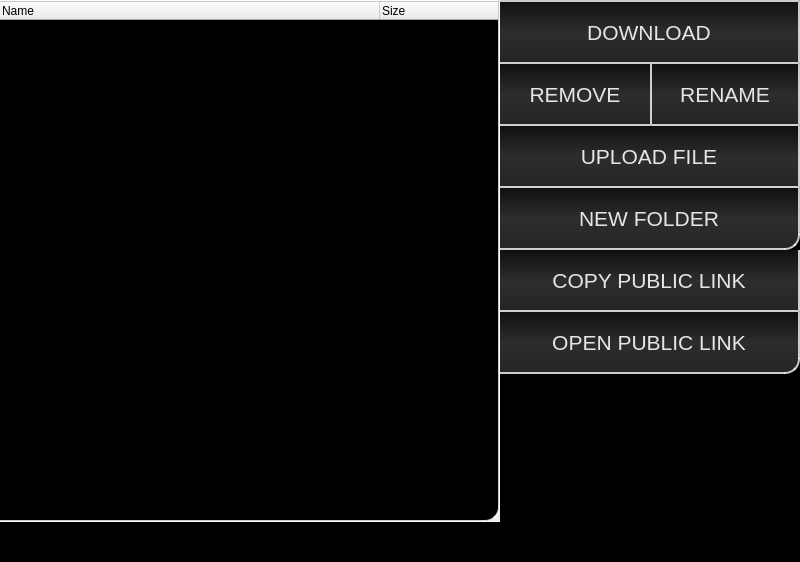
<?xml version="1.0" encoding="UTF-8"?>
<ui version="4.0">
 <class>ManagerWidget</class>
 <widget class="QWidget" name="ManagerWidget">
  <property name="geometry">
   <rect>
    <x>0</x>
    <y>0</y>
    <width>800</width>
    <height>562</height>
   </rect>
  </property>
  <property name="maximumSize">
   <size>
    <width>800</width>
    <height>16777215</height>
   </size>
  </property>
  <property name="windowTitle">
   <string>ManagerWidget</string>
  </property>
  <property name="styleSheet">
   <string notr="true">QFrame#frame_controls_bottom, #frame_controls_right {
	background: black;
}

QLabel {
	color: #0099FF;
}

QLabel#thumb_container {
	background-color: transparent;
}

QPushButton {
	min-height: 60px;
	border-radius: 0px;
	border: 2px solid rgba(255,255,255,200);
	border-left: 0px;
	color: rgb(230, 230, 230);
	background-color: qlineargradient(spread:pad, x1:0, y1:0, x2:0, y2:1, stop:0 rgba(16, 16, 16, 255), stop:0.5 rgba(55, 55, 55, 210), stop:1 rgba(36, 36, 36, 255));
	font-size: 16pt;
}

QPushButton:hover {
	color: white;
}

QPushButton:pressed {
	background-color: qlineargradient(spread:pad, x1:0, y1:0, x2:0, y2:1, stop:0 rgba(59, 59, 59, 255), stop:0.5 rgba(82, 82, 82, 255), stop:1 rgba(68, 68, 68, 255));
	color: #0099FF;
}

QPushButton::disabled {
	color: grey;
	background-color: black;
}

QPushButton#button_download {
	border-top-left-radius: 0px;
	border-top-right-radius: 0px;
}

QPushButton#button_new_folder, #button_open_public_link {
	border-bottom-left-radius: 0px;
	border-bottom-right-radius: 15px;
}

QPushButton#button_remove {
	border-top: 0px;
	border-right: 0px;
}

QPushButton#button_rename, #button_new_folder, #button_upload, #button_copy_public_link, #button_open_public_link {
	border-top: 0px;
}

QPushButton#button_rename {
	border-left: 2px solid rgba(255,255,255,200);
}

QTreeWidget {
	show-decoration-selected: 1;
	background-color: black;
	alternate-background-color: rgb(36, 36, 36);
	color: rgb(235, 235, 235);
	font-size: 17px;
	border: 0px;
	border-bottom: 2px solid rgba(255,255,255,200);
	border-right: 2px solid rgba(255,255,255,200);
	border-top: 2px solid rgba(255,255,255,200);
	border-bottom-right-radius: 15px;
	padding-bottom: 15px;
}

QTreeWidget::item {
	background-color: transparent;
	border: 0px;
	height: 60px;
	min-height: 60px;
	max-height: 60px;
	padding-left: 5px;
}

QTreeView::item:selected {
	background-color: #404040;
	border: 0px;
}

QTreeView::branch {
	border: 0px;
}

QTreeView::branch:selected {
	background-color: #404040;
	border: 0px;
}

QTreeView::branch:has-siblings:!adjoins-item {
	border-image: url(/opt/dropn900/ui/images/vline.png) 0;
}

QTreeView::branch:has-siblings:adjoins-item {
	border-image: url(/opt/dropn900/ui/images/hmid.png) 0;
}

QTreeView::branch:!has-children:!has-siblings:adjoins-item {
	border-image: url(/opt/dropn900/ui/images/hend.png) 0;
}

QTreeView::branch:has-children:!has-siblings:closed {
	border-image: none;
	image: url(/opt/dropn900/ui/images/arrow_right_small.png);
}

QTreeView::branch:closed:has-children:has-siblings {
	border-image: url(/opt/dropn900/ui/images/vline-cap.png) 0;
	image: url(/opt/dropn900/ui/images/arrow_right_small.png);
}

QTreeView::branch:open:has-children:!has-siblings {
	border-image: none;
	image: url(/opt/dropn900/ui/images/arrow_down_small.png);
}

QTreeView::branch:open:has-children:has-siblings  {
	border-image: url(/opt/dropn900/ui/images/vline-cap.png) 0;
	image: url(/opt/dropn900/ui/images/arrow_down_small.png);
}</string>
  </property>
  <layout class="QHBoxLayout" name="horizontalLayout_2">
   <property name="spacing">
    <number>0</number>
   </property>
   <property name="margin">
    <number>0</number>
   </property>
   <item>
    <layout class="QHBoxLayout" name="horizontalLayout">
     <property name="spacing">
      <number>0</number>
     </property>
     <item>
      <layout class="QVBoxLayout" name="verticalLayout">
       <property name="spacing">
        <number>0</number>
       </property>
       <item>
        <widget class="QTreeWidget" name="tree_widget">
         <property name="maximumSize">
          <size>
           <width>500</width>
           <height>16777215</height>
          </size>
         </property>
         <property name="frameShape">
          <enum>QFrame::StyledPanel</enum>
         </property>
         <property name="frameShadow">
          <enum>QFrame::Sunken</enum>
         </property>
         <property name="lineWidth">
          <number>1</number>
         </property>
         <property name="alternatingRowColors">
          <bool>true</bool>
         </property>
         <property name="indentation">
          <number>25</number>
         </property>
         <property name="uniformRowHeights">
          <bool>true</bool>
         </property>
         <property name="animated">
          <bool>true</bool>
         </property>
         <attribute name="headerVisible">
          <bool>true</bool>
         </attribute>
         <attribute name="headerDefaultSectionSize">
          <number>380</number>
         </attribute>
         <attribute name="headerMinimumSectionSize">
          <number>40</number>
         </attribute>
         <attribute name="headerDefaultSectionSize">
          <number>380</number>
         </attribute>
         <column>
          <property name="text">
           <string>Name</string>
          </property>
         </column>
         <column>
          <property name="text">
           <string>Size</string>
          </property>
         </column>
        </widget>
       </item>
       <item>
        <widget class="QFrame" name="frame_controls_bottom">
         <property name="frameShape">
          <enum>QFrame::NoFrame</enum>
         </property>
         <property name="lineWidth">
          <number>0</number>
         </property>
         <layout class="QVBoxLayout" name="verticalLayout_3">
          <property name="leftMargin">
           <number>8</number>
          </property>
          <property name="topMargin">
           <number>8</number>
          </property>
          <property name="rightMargin">
           <number>0</number>
          </property>
          <property name="bottomMargin">
           <number>8</number>
          </property>
          <item>
           <layout class="QHBoxLayout" name="horizontalLayout_3"/>
          </item>
          <item>
           <layout class="QHBoxLayout" name="horizontalLayout_4">
            <item>
             <widget class="QLabel" name="selected_icon_label">
              <property name="sizePolicy">
               <sizepolicy hsizetype="Fixed" vsizetype="Fixed">
                <horstretch>0</horstretch>
                <verstretch>0</verstretch>
               </sizepolicy>
              </property>
              <property name="minimumSize">
               <size>
                <width>24</width>
                <height>24</height>
               </size>
              </property>
              <property name="maximumSize">
               <size>
                <width>24</width>
                <height>24</height>
               </size>
              </property>
              <property name="text">
               <string/>
              </property>
             </widget>
            </item>
            <item>
             <widget class="QLabel" name="selected_name_label">
              <property name="maximumSize">
               <size>
                <width>16777215</width>
                <height>24</height>
               </size>
              </property>
              <property name="font">
               <font>
                <pointsize>14</pointsize>
               </font>
              </property>
              <property name="text">
               <string/>
              </property>
             </widget>
            </item>
            <item>
             <spacer name="horizontalSpacer">
              <property name="orientation">
               <enum>Qt::Horizontal</enum>
              </property>
              <property name="sizeHint" stdset="0">
               <size>
                <width>40</width>
                <height>24</height>
               </size>
              </property>
             </spacer>
            </item>
            <item>
             <widget class="QLabel" name="modified_label">
              <property name="maximumSize">
               <size>
                <width>16777215</width>
                <height>24</height>
               </size>
              </property>
              <property name="font">
               <font>
                <pointsize>14</pointsize>
               </font>
              </property>
              <property name="text">
               <string/>
              </property>
             </widget>
            </item>
           </layout>
          </item>
         </layout>
        </widget>
       </item>
      </layout>
     </item>
    </layout>
   </item>
   <item>
    <widget class="QFrame" name="frame_controls_right">
     <property name="minimumSize">
      <size>
       <width>300</width>
       <height>0</height>
      </size>
     </property>
     <property name="maximumSize">
      <size>
       <width>275</width>
       <height>16777215</height>
      </size>
     </property>
     <property name="frameShape">
      <enum>QFrame::NoFrame</enum>
     </property>
     <property name="lineWidth">
      <number>0</number>
     </property>
     <layout class="QVBoxLayout" name="verticalLayout_2">
      <property name="spacing">
       <number>0</number>
      </property>
      <property name="leftMargin">
       <number>0</number>
      </property>
      <property name="topMargin">
       <number>0</number>
      </property>
      <property name="rightMargin">
       <number>0</number>
      </property>
      <property name="bottomMargin">
       <number>8</number>
      </property>
      <item>
       <widget class="QPushButton" name="button_download">
        <property name="font">
         <font>
          <pointsize>16</pointsize>
         </font>
        </property>
        <property name="styleSheet">
         <string notr="true"/>
        </property>
        <property name="text">
         <string>DOWNLOAD</string>
        </property>
       </widget>
      </item>
      <item>
       <layout class="QHBoxLayout" name="layout_buttons">
        <property name="spacing">
         <number>0</number>
        </property>
        <item>
         <widget class="QPushButton" name="button_remove">
          <property name="font">
           <font>
            <pointsize>16</pointsize>
           </font>
          </property>
          <property name="text">
           <string>REMOVE</string>
          </property>
         </widget>
        </item>
        <item>
         <widget class="QPushButton" name="button_rename">
          <property name="font">
           <font>
            <pointsize>16</pointsize>
           </font>
          </property>
          <property name="text">
           <string>RENAME</string>
          </property>
         </widget>
        </item>
       </layout>
      </item>
      <item>
       <widget class="QPushButton" name="button_upload">
        <property name="font">
         <font>
          <pointsize>16</pointsize>
         </font>
        </property>
        <property name="text">
         <string>UPLOAD FILE</string>
        </property>
       </widget>
      </item>
      <item>
       <widget class="QPushButton" name="button_new_folder">
        <property name="font">
         <font>
          <pointsize>16</pointsize>
         </font>
        </property>
        <property name="text">
         <string>NEW FOLDER</string>
        </property>
       </widget>
      </item>
      <item>
       <widget class="QPushButton" name="button_copy_public_link">
        <property name="minimumSize">
         <size>
          <width>70</width>
          <height>62</height>
         </size>
        </property>
        <property name="text">
         <string>COPY PUBLIC LINK</string>
        </property>
       </widget>
      </item>
      <item>
       <widget class="QPushButton" name="button_open_public_link">
        <property name="font">
         <font>
          <family>Arial</family>
          <pointsize>16</pointsize>
         </font>
        </property>
        <property name="text">
         <string>OPEN PUBLIC LINK</string>
        </property>
       </widget>
      </item>
      <item>
       <layout class="QVBoxLayout" name="action_layout">
        <property name="spacing">
         <number>0</number>
        </property>
        <property name="leftMargin">
         <number>8</number>
        </property>
        <property name="rightMargin">
         <number>8</number>
        </property>
        <item>
         <spacer name="verticalSpacer_2">
          <property name="orientation">
           <enum>Qt::Vertical</enum>
          </property>
          <property name="sizeType">
           <enum>QSizePolicy::Fixed</enum>
          </property>
          <property name="sizeHint" stdset="0">
           <size>
            <width>1</width>
            <height>10</height>
           </size>
          </property>
         </spacer>
        </item>
        <item>
         <widget class="QLabel" name="thumb_container">
          <property name="sizePolicy">
           <sizepolicy hsizetype="Expanding" vsizetype="Expanding">
            <horstretch>0</horstretch>
            <verstretch>0</verstretch>
           </sizepolicy>
          </property>
          <property name="lineWidth">
           <number>0</number>
          </property>
          <property name="text">
           <string/>
          </property>
          <property name="alignment">
           <set>Qt::AlignCenter</set>
          </property>
         </widget>
        </item>
        <item>
         <spacer name="verticalSpacer_3">
          <property name="orientation">
           <enum>Qt::Vertical</enum>
          </property>
          <property name="sizeType">
           <enum>QSizePolicy::Fixed</enum>
          </property>
          <property name="sizeHint" stdset="0">
           <size>
            <width>1</width>
            <height>10</height>
           </size>
          </property>
         </spacer>
        </item>
        <item>
         <spacer name="verticalSpacer">
          <property name="orientation">
           <enum>Qt::Vertical</enum>
          </property>
          <property name="sizeHint" stdset="0">
           <size>
            <width>1</width>
            <height>1</height>
           </size>
          </property>
         </spacer>
        </item>
       </layout>
      </item>
      <item>
       <layout class="QHBoxLayout" name="layout_user_info">
        <property name="spacing">
         <number>8</number>
        </property>
        <property name="leftMargin">
         <number>8</number>
        </property>
        <property name="rightMargin">
         <number>8</number>
        </property>
        <item>
         <spacer name="horizontalSpacer_3">
          <property name="orientation">
           <enum>Qt::Horizontal</enum>
          </property>
          <property name="sizeHint" stdset="0">
           <size>
            <width>1</width>
            <height>24</height>
           </size>
          </property>
         </spacer>
        </item>
        <item>
         <widget class="QLabel" name="label_username">
          <property name="maximumSize">
           <size>
            <width>16777215</width>
            <height>24</height>
           </size>
          </property>
          <property name="font">
           <font>
            <pointsize>14</pointsize>
           </font>
          </property>
          <property name="text">
           <string/>
          </property>
          <property name="alignment">
           <set>Qt::AlignRight|Qt::AlignTrailing|Qt::AlignVCenter</set>
          </property>
         </widget>
        </item>
        <item>
         <widget class="QLabel" name="label_username_icon">
          <property name="sizePolicy">
           <sizepolicy hsizetype="Fixed" vsizetype="Fixed">
            <horstretch>0</horstretch>
            <verstretch>0</verstretch>
           </sizepolicy>
          </property>
          <property name="minimumSize">
           <size>
            <width>24</width>
            <height>24</height>
           </size>
          </property>
          <property name="maximumSize">
           <size>
            <width>24</width>
            <height>24</height>
           </size>
          </property>
          <property name="text">
           <string/>
          </property>
         </widget>
        </item>
       </layout>
      </item>
     </layout>
    </widget>
   </item>
  </layout>
 </widget>
 <resources/>
 <connections/>
</ui>
